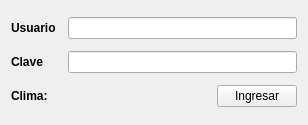
<?xml version="1.0" encoding="UTF-8"?>
<ui version="4.0">
 <class>Login</class>
 <widget class="QWidget" name="Login">
  <property name="geometry">
   <rect>
    <x>0</x>
    <y>0</y>
    <width>308</width>
    <height>125</height>
   </rect>
  </property>
  <property name="windowTitle">
   <string>Login</string>
  </property>
  <layout class="QGridLayout" name="gridLayout">
   <item row="2" column="3">
    <spacer name="horizontalSpacer">
     <property name="orientation">
      <enum>Qt::Horizontal</enum>
     </property>
     <property name="sizeHint" stdset="0">
      <size>
       <width>40</width>
       <height>20</height>
      </size>
     </property>
    </spacer>
   </item>
   <item row="0" column="0">
    <widget class="QLabel" name="lUsuario">
     <property name="font">
      <font>
       <weight>75</weight>
       <bold>true</bold>
      </font>
     </property>
     <property name="text">
      <string>Usuario</string>
     </property>
    </widget>
   </item>
   <item row="2" column="0" colspan="2">
    <widget class="QLabel" name="lClima">
     <property name="font">
      <font>
       <weight>75</weight>
       <bold>true</bold>
       <strikeout>false</strikeout>
      </font>
     </property>
     <property name="text">
      <string>Clima:</string>
     </property>
    </widget>
   </item>
   <item row="1" column="0">
    <widget class="QLabel" name="lClave">
     <property name="font">
      <font>
       <weight>75</weight>
       <bold>true</bold>
      </font>
     </property>
     <property name="text">
      <string>Clave</string>
     </property>
    </widget>
   </item>
   <item row="2" column="4">
    <widget class="QPushButton" name="pbValidar">
     <property name="focusPolicy">
      <enum>Qt::NoFocus</enum>
     </property>
     <property name="text">
      <string>Ingresar</string>
     </property>
    </widget>
   </item>
   <item row="1" column="3" colspan="2">
    <widget class="QLineEdit" name="leClave">
     <property name="echoMode">
      <enum>QLineEdit::Password</enum>
     </property>
    </widget>
   </item>
   <item row="0" column="3" colspan="2">
    <widget class="QLineEdit" name="leUsuario"/>
   </item>
  </layout>
 </widget>
 <resources/>
 <connections/>
</ui>
